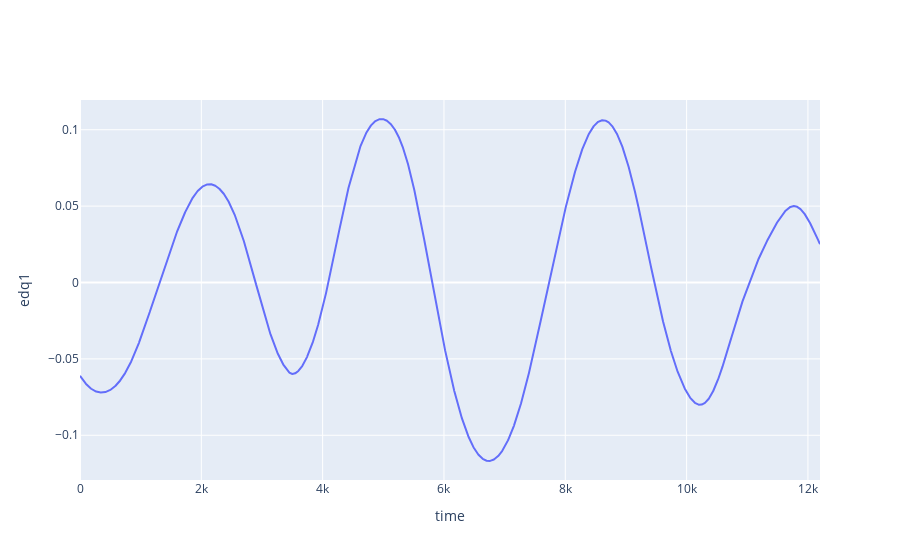

Here is the notebook cell this chart was saved with:
### Code cell
fig = go.Figure(data=go.Scatter(y=df_pd['edq1']))
fig.update_layout(title='', xaxis_title='time', yaxis_title='edq1')
fig.show()

### Figure 1 — Plotly figure (JSON) as saved in the notebook; plotly's stock layout.template omitted (floating-point values rounded to 4 significant figures; data arrays with more than 128 entries replaced by an {"elided": "..."} marker saying what was removed)
{"data": [{"type": "scatter", "y": {"elided": "12200 float values"}}], "layout": {"title": {"text": ""}, "xaxis": {"title": {"text": "time"}}, "yaxis": {"title": {"text": "edq1"}}}}
